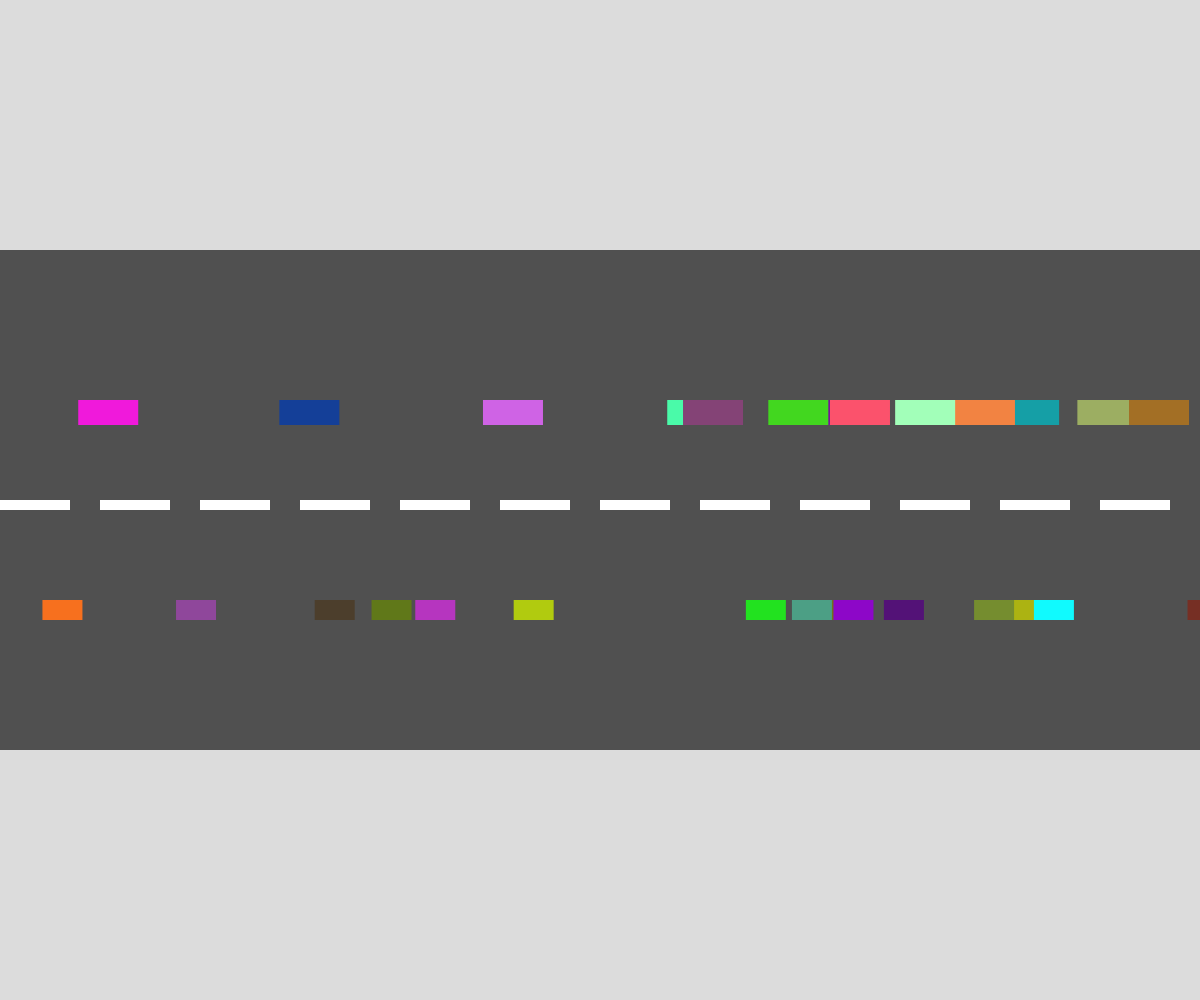
Frame 1 (no input)
Frame 60 (no input): identical to frame 1, image omitted
Frame 120 (the mouse pressed at the canvas centre since frame 60): identical to frame 1, image omitted

The p5.js sketch that drew this single still picture (run headless with seeded random() and noise() and a simulated clock; from frame 60 on, the mouse is pressed at the canvas centre):

// p5.js sketch
// ── sketch.js
// car
// Tony
// Oct 22, 2025
//
// 
// 
let eastbound = [];
let westbound = [];
function setup() {
  createCanvas(windowWidth, windowHeight);
  // testCar = new Vehicle(0, color(255,0,0),100, 150,1,2); 
  // eastbound
  for(let i = 0; i < 15; i++){
    eastbound.push(new Vehicle(0, color(random(255), random(255), random(255)), random(width), windowHeight / 2 + 100, 1, random(2,5)));
  }
  //westbound
  for(let i = 0; i < 15; i++){
    westbound.push(new Vehicle(1, color(random(255), random(255), random(255)), random(width), windowHeight / 2 - 100, 0, random(-5,-2)));
  }
}

function draw() {
  background(220);
  fill(80,80,80);
  drawRoad();
  // testCar.display();
  for(let car of eastbound){
    car.action();
  }
  for(let car of westbound){
    car.action();
  }
}

function drawRoad(){
  noStroke();
  rect(0, windowHeight/4, windowWidth, 500);
  for(let x = 0; x < windowWidth; x += 100){
    fill(255,255,255);
    rect(x,windowHeight/2, 70, 10);
  }
}

class Vehicle {
  constructor(type, col, x, y, direction, xSpeed){
    this.type = type;  // 0 = car, 1 = truck
    this.col = col; //color
    this.x = x; //x position
    this.y = y; //y position
    this.direction = direction; // 0 = left, 1 = right
    this.xSpeed = xSpeed; // speed
  }
  
  display(){
    fill(this.col);
    noStroke();
    if (this.type === 0){
      rect(this.x, this.y, 40, 20); // car
    }
    else{
      rect(this.x, this.y, 60, 25); // truck
    } 
  } 

  //move
  move(){
    this.x == this.xSpeed;
    //other side
    if(this.x > width) this.x = -60;
    if(this.x < -60) this.x = width;
  }

  //speed up
  speedUp(){
    if(this.xSpeed < 10 && this.direction === 1)this.xSpeed += 0.2;
    if(this.xSpeed > -10 && this.direction === 0)this.xSpeed -= 0.2;
  }

  //Down
  speedDown(){
    if (this.direction === 1) this.xSpeed = max(this.xSpeed - 0.2, 1);
    else this.xSpeed = min(this.xSpeed + 0.2, -1);
  }

  //switch color
  changeColor(){
    this.col = color(random(255), random(255), random(255));
  }
  action(){
    this.move();
    //1%
    if (random(100) < 1) this.speedUp();
    if (random(100) < 1) this.speedDown();
    if (random(100 < 1)) this.changeColor();
    this.display();
  }
}
